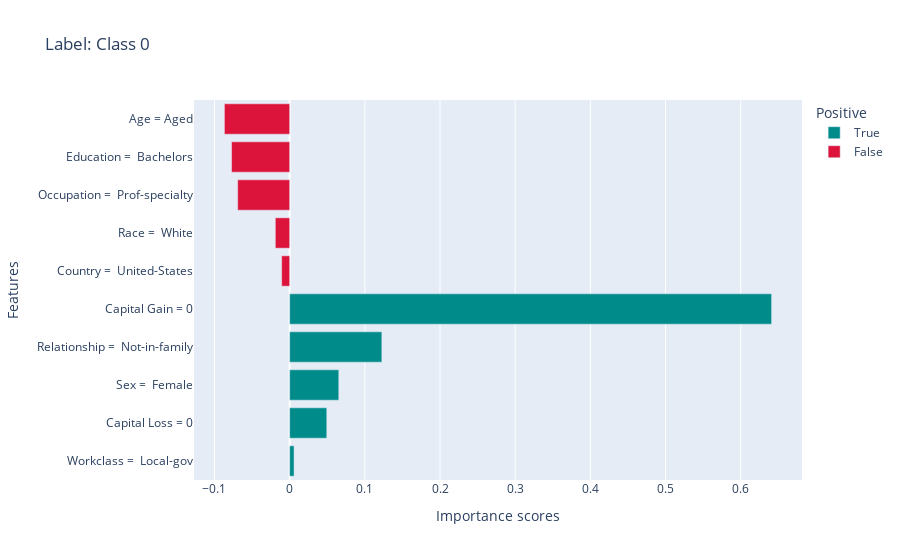
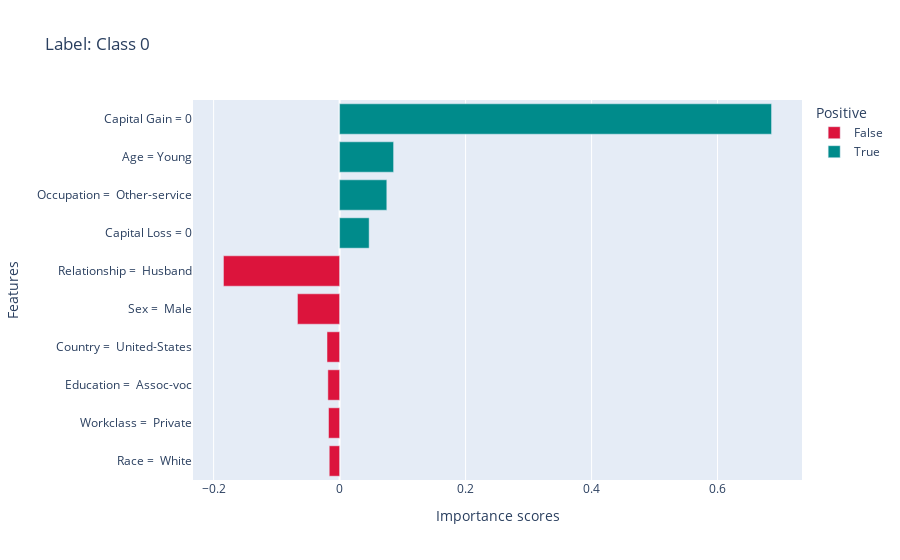
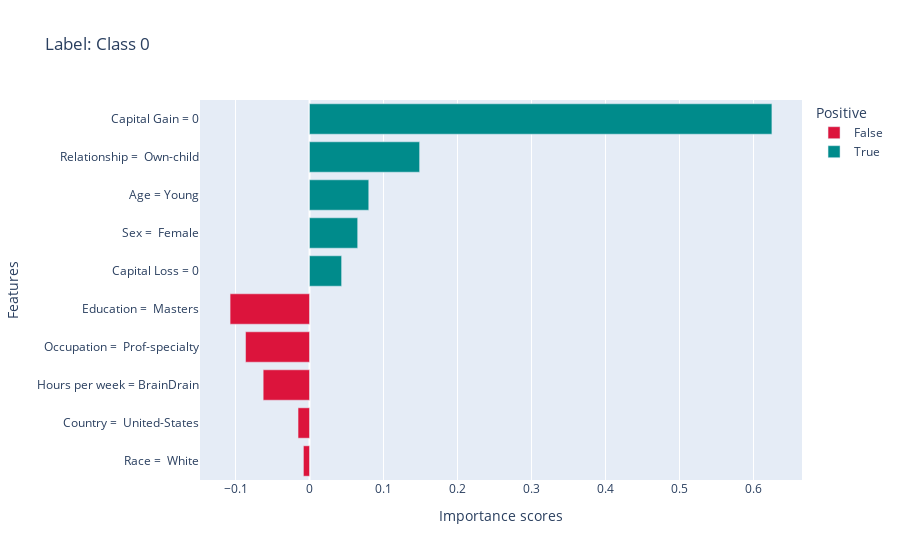
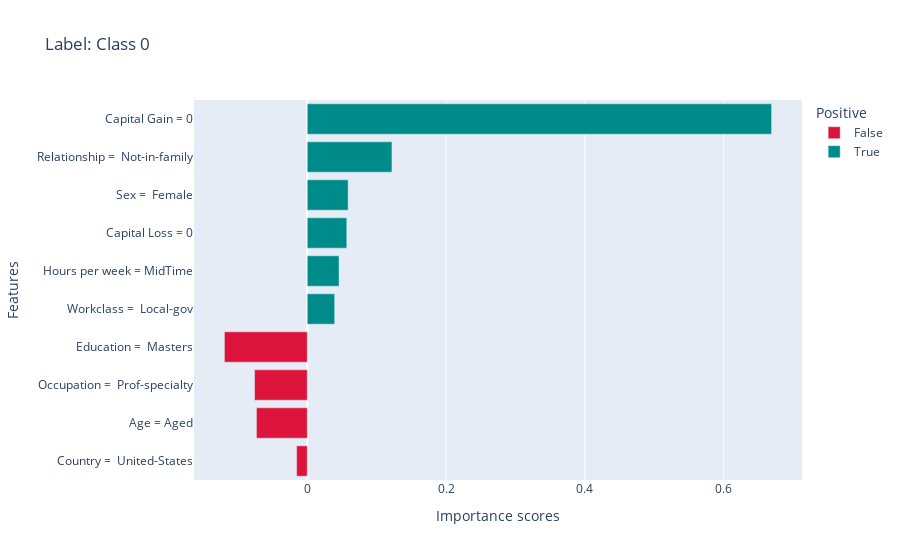

The cell these charts' notebook holds for them, in order:
### Markdown cell above
We compute a LIME explanation for the selected misclassified instance and extract feature-importance pairs.

### Code cell
from omnixai.explainers.tabular import TabularExplainer

# Local explainability: LIME + MACE
local_explainers = TabularExplainer(
  explainers=['lime', 'mace'],
  mode="classification",
  data=train_data,
  model=model,
  preprocess=lambda z: transformer.transform(z),
  params={
        "mace": {"ignored_features": ["Sex", "Race"]}
    }
)

# Select instances to explain
if len(miss_but_confident) > 0:
    instance_ids = miss_but_confident[:5]  # first 5 such instances
else:
    instance_ids = [0, 1, 2, 3, 4]

test_instances = test_data[instance_ids]
local_explanations = local_explainers.explain(X=test_instances)

print("LIME results:")
for i, instance_id in enumerate(instance_ids):
    print(f"\nInstance {instance_id}: true={test_labels[instance_id]}, pred={predictions[instance_id]}, proba={proba[instance_id]}")
    local_explanations["lime"].ipython_plot(index=i, class_names=class_names)

### Figure 1 — Plotly figure (JSON) as saved in the notebook; plotly's stock layout.template omitted (floating-point values rounded to 4 significant figures)
{"data": [{"hovertemplate": "Positive=True<br>Importance scores=%{x}<br>Features=%{y}<extra></extra>", "legendgroup": "True", "marker": {"color": "#008B8B", "pattern": {"shape": ""}}, "name": "True", "orientation": "h", "showlegend": true, "textposition": "auto", "type": "bar", "x": [0.005853, 0.04937, 0.06535, 0.1226, 0.6411], "xaxis": "x", "y": ["Workclass =  Local-gov", "Capital Loss = 0", "Sex =  Female", "Relationship =  Not-in-family", "Capital Gain = 0"], "yaxis": "y"}, {"hovertemplate": "Positive=False<br>Importance scores=%{x}<br>Features=%{y}<extra></extra>", "legendgroup": "False", "marker": {"color": "#DC143C", "pattern": {"shape": ""}}, "name": "False", "orientation": "h", "showlegend": true, "textposition": "auto", "type": "bar", "x": [-0.01063, -0.01908, -0.06915, -0.07729, -0.08681], "xaxis": "x", "y": ["Country =  United-States", "Race =  White", "Occupation =  Prof-specialty", "Education =  Bachelors", "Age = Aged"], "yaxis": "y"}], "layout": {"barmode": "relative", "legend": {"title": {"text": "Positive"}, "tracegroupgap": 0}, "title": {"text": "Label: Class 0"}, "xaxis": {"anchor": "y", "domain": [0, 1], "title": {"text": "Importance scores"}}, "yaxis": {"anchor": "x", "domain": [0, 1], "title": {"text": "Features"}}}}

### Figure 2 — Plotly figure (JSON) as saved in the notebook; plotly's stock layout.template omitted (floating-point values rounded to 4 significant figures)
{"data": [{"hovertemplate": "Positive=False<br>Importance scores=%{x}<br>Features=%{y}<extra></extra>", "legendgroup": "False", "marker": {"color": "#DC143C", "pattern": {"shape": ""}}, "name": "False", "orientation": "h", "showlegend": true, "textposition": "auto", "type": "bar", "x": [-0.01646, -0.01759, -0.01863, -0.02, -0.06693, -0.1844], "xaxis": "x", "y": ["Race =  White", "Workclass =  Private", "Education =  Assoc-voc", "Country =  United-States", "Sex =  Male", "Relationship =  Husband"], "yaxis": "y"}, {"hovertemplate": "Positive=True<br>Importance scores=%{x}<br>Features=%{y}<extra></extra>", "legendgroup": "True", "marker": {"color": "#008B8B", "pattern": {"shape": ""}}, "name": "True", "orientation": "h", "showlegend": true, "textposition": "auto", "type": "bar", "x": [0.04691, 0.07495, 0.08572, 0.6857], "xaxis": "x", "y": ["Capital Loss = 0", "Occupation =  Other-service", "Age = Young", "Capital Gain = 0"], "yaxis": "y"}], "layout": {"barmode": "relative", "legend": {"title": {"text": "Positive"}, "tracegroupgap": 0}, "title": {"text": "Label: Class 0"}, "xaxis": {"anchor": "y", "domain": [0, 1], "title": {"text": "Importance scores"}}, "yaxis": {"anchor": "x", "domain": [0, 1], "title": {"text": "Features"}}}}

### Figure 3 — Plotly figure (JSON) as saved in the notebook; plotly's stock layout.template omitted (floating-point values rounded to 4 significant figures)
{"data": [{"hovertemplate": "Positive=False<br>Importance scores=%{x}<br>Features=%{y}<extra></extra>", "legendgroup": "False", "marker": {"color": "#DC143C", "pattern": {"shape": ""}}, "name": "False", "orientation": "h", "showlegend": true, "textposition": "auto", "type": "bar", "x": [-0.008257, -0.0155, -0.06262, -0.08644, -0.1073], "xaxis": "x", "y": ["Race =  White", "Country =  United-States", "Hours per week = BrainDrain", "Occupation =  Prof-specialty", "Education =  Masters"], "yaxis": "y"}, {"hovertemplate": "Positive=True<br>Importance scores=%{x}<br>Features=%{y}<extra></extra>", "legendgroup": "True", "marker": {"color": "#008B8B", "pattern": {"shape": ""}}, "name": "True", "orientation": "h", "showlegend": true, "textposition": "auto", "type": "bar", "x": [0.04338, 0.06509, 0.08006, 0.1488, 0.6249], "xaxis": "x", "y": ["Capital Loss = 0", "Sex =  Female", "Age = Young", "Relationship =  Own-child", "Capital Gain = 0"], "yaxis": "y"}], "layout": {"barmode": "relative", "legend": {"title": {"text": "Positive"}, "tracegroupgap": 0}, "title": {"text": "Label: Class 0"}, "xaxis": {"anchor": "y", "domain": [0, 1], "title": {"text": "Importance scores"}}, "yaxis": {"anchor": "x", "domain": [0, 1], "title": {"text": "Features"}}}}

### Figure 4 — Plotly figure (JSON) as saved in the notebook; plotly's stock layout.template omitted (floating-point values rounded to 4 significant figures)
{"data": [{"hovertemplate": "Positive=False<br>Importance scores=%{x}<br>Features=%{y}<extra></extra>", "legendgroup": "False", "marker": {"color": "#DC143C", "pattern": {"shape": ""}}, "name": "False", "orientation": "h", "showlegend": true, "textposition": "auto", "type": "bar", "x": [-0.01537, -0.0732, -0.07591, -0.1194], "xaxis": "x", "y": ["Country =  United-States", "Age = Aged", "Occupation =  Prof-specialty", "Education =  Masters"], "yaxis": "y"}, {"hovertemplate": "Positive=True<br>Importance scores=%{x}<br>Features=%{y}<extra></extra>", "legendgroup": "True", "marker": {"color": "#008B8B", "pattern": {"shape": ""}}, "name": "True", "orientation": "h", "showlegend": true, "textposition": "auto", "type": "bar", "x": [0.03947, 0.04581, 0.05697, 0.05887, 0.122, 0.6689], "xaxis": "x", "y": ["Workclass =  Local-gov", "Hours per week = MidTime", "Capital Loss = 0", "Sex =  Female", "Relationship =  Not-in-family", "Capital Gain = 0"], "yaxis": "y"}], "layout": {"barmode": "relative", "legend": {"title": {"text": "Positive"}, "tracegroupgap": 0}, "title": {"text": "Label: Class 0"}, "xaxis": {"anchor": "y", "domain": [0, 1], "title": {"text": "Importance scores"}}, "yaxis": {"anchor": "x", "domain": [0, 1], "title": {"text": "Features"}}}}
